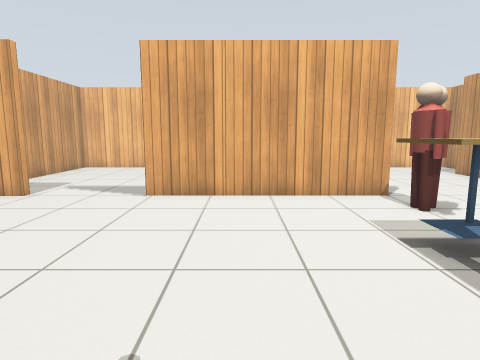
view 1 (above)

21 first-person views from a walk through a Gazebo world. The camera is 1 m above the floor, tilts 8° down and sees 75° across. The floor is counted in squares, 0.5 m on a side. Each view is taken from the middle of a square. On the plan, view 1 faces up. The plan holds only what a view shows up to about 18 squares ahead; the rest is blank. Gazebo's built-in surfaces are drawn with simple patterns. Some stock models are drawn as simple stand-ins.

view 2
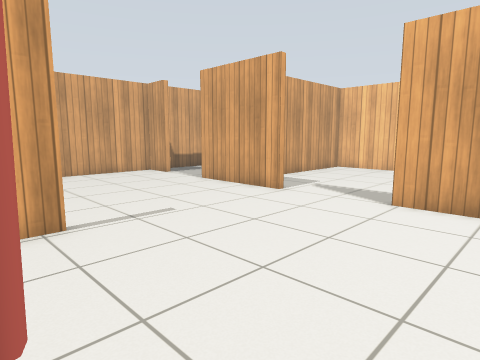

view 3
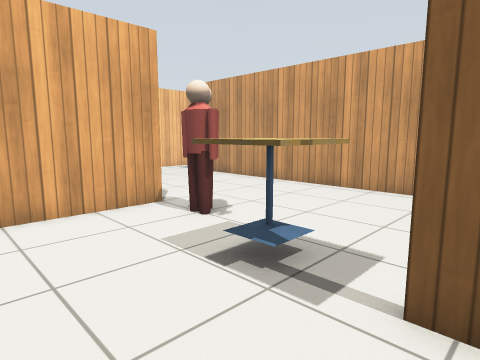

view 4
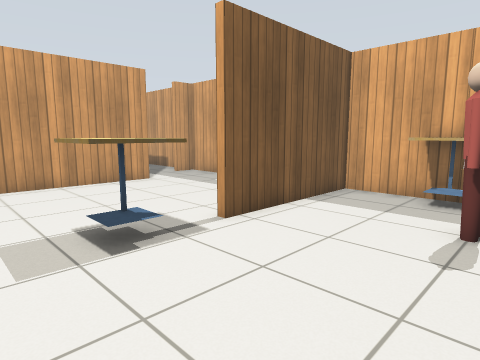

view 5
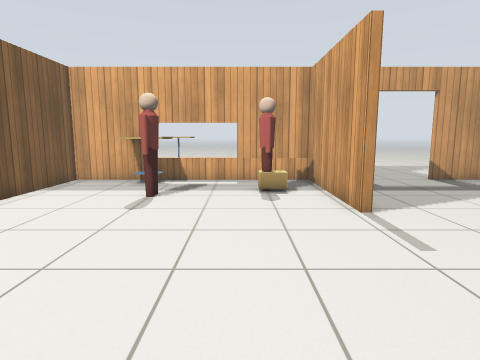

view 6
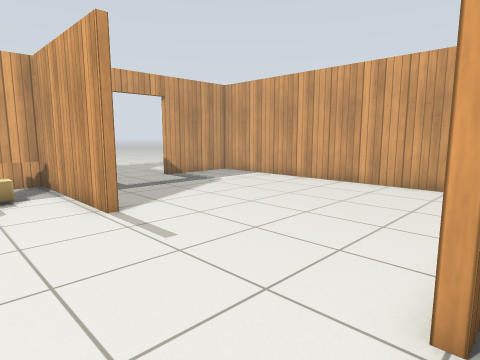

view 7
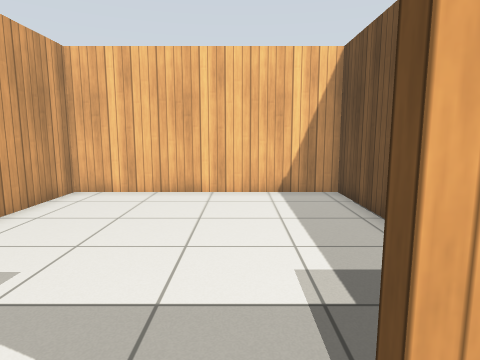

view 8
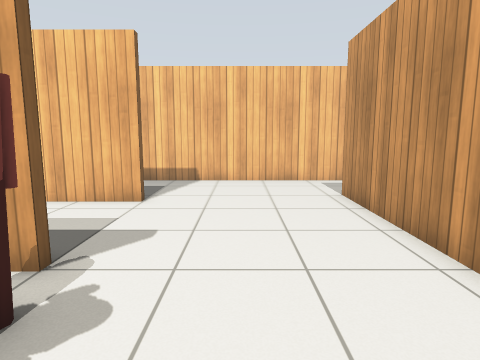

view 9
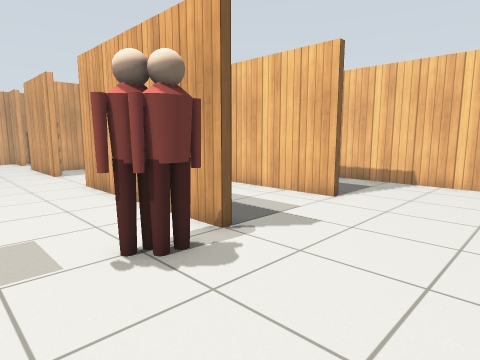

view 10
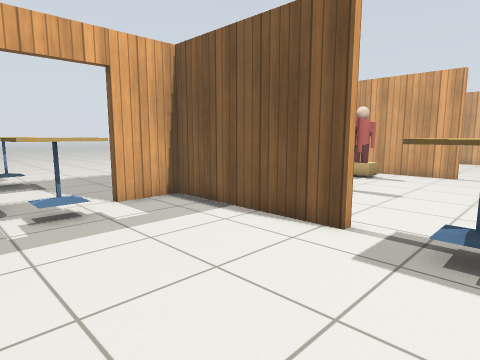

view 11
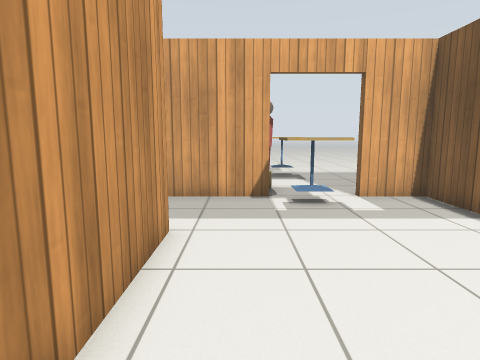

view 12
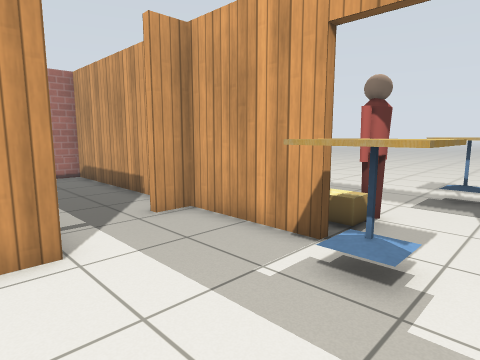

view 13
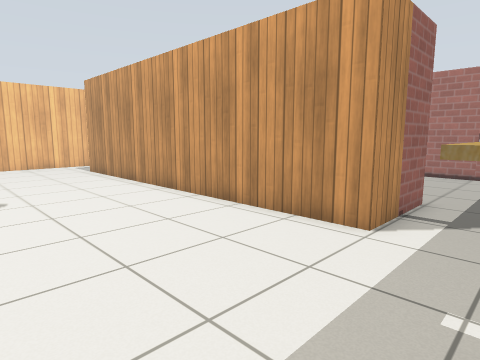

view 14
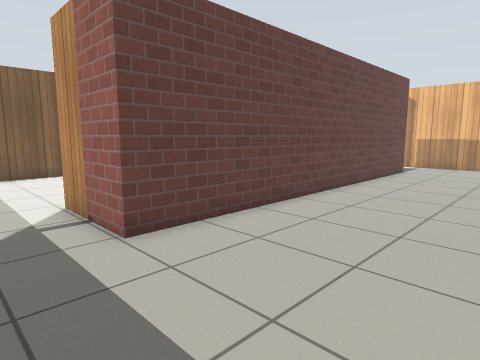

view 15
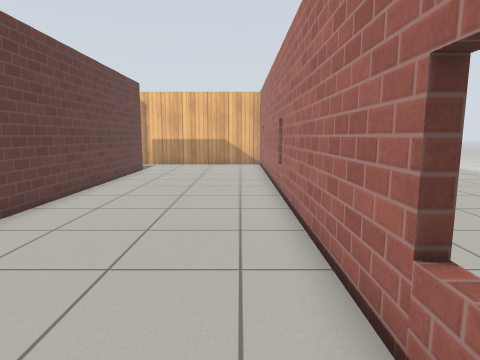

view 16
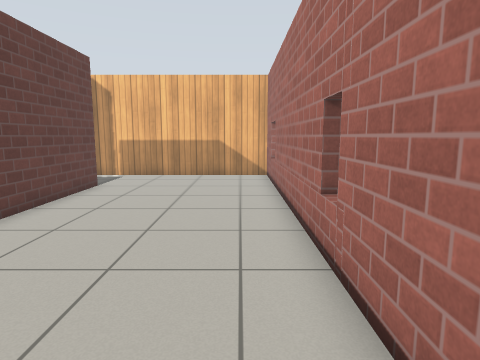

view 17
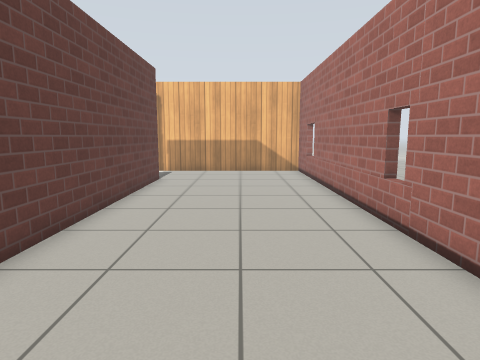

view 18
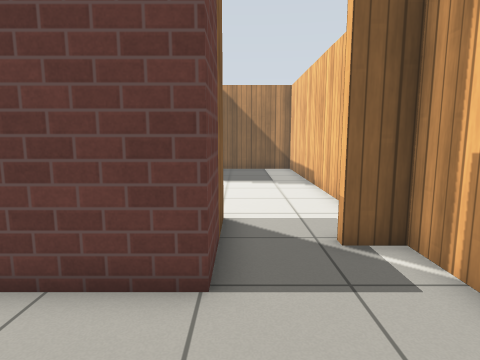

view 19
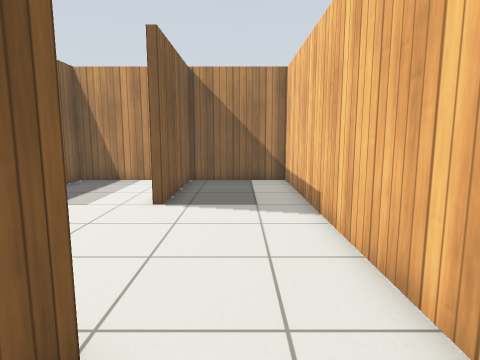

view 20
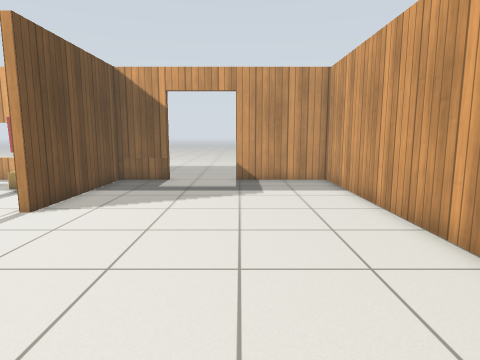

view 21
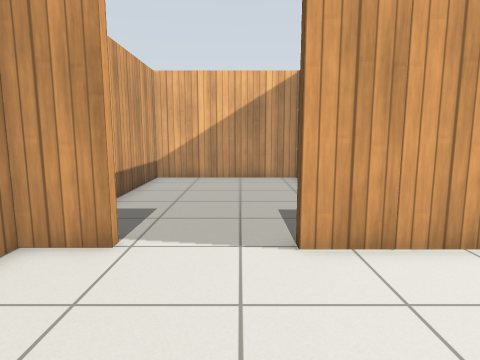

### Floor plan
Points are (right, up) in squares from view 1. A wall is a line through its corners. A room is listed if a view was taken in it or the views show most of it. See-through windows are left out.
Room 1 (views 1, 2, 3, 4, 7, 8, 9, 10, 11, 12, 13, 21)
walls: (3.8, 3) (3.8, -3.2) (6, -3.2); (5.1, 10.4) (-3.3, 10.4); (-7.2, 3) (-7.2, -3.2) (3.5, -3.2) (3.5, 3); (-0.2, 14) (-0.2, 10.7) (1.1, 10.7); (-7.2, 10.7) (-7.2, 10.4) (-11.9, 10.4); (5, 15.4) (0, 15.4); (9.4, -3.2) (13.2, -3.2) (13.2, -2.1) (13.6, -2.1); (-9.8, -3.2) (-7.5, -3.2) (-7.5, 3); (-15.3, 10.4) (-17, 10.4) (-17, -3.2) (-12.8, -3.2); (15.2, 0.6) (11.5, 0.6) (11.5, 16.6) (13.5, 16.6); (12.8, 20.1) (-0.2, 20.1) (-0.2, 15.7) (5, 15.7)
ways out: opening at (-5.5, 11) to room 2; opening at (14, 17.5) to room 3; opening at (16, -1) to room 3; opening at (-13.5, 11) to room 4; open door at (-11, -3); open door at (6, -3)
objects: person (-5, -1) to (-5, 0); cafe table (-1, -3) to (1, -2); person (-1, 0) to (-1, 1); cafe table (3, 5) to (5, 6); person (5, 8) to (5, 9); cafe table (7, -3) to (9, -2)
Room 2 (views 5, 6)
walls: (-0.5, 16.4) (-0.5, 20.1) (-9.9, 20.1) (-9.9, 14.1); (-9.9, 12.1) (-9.9, 11.2)
low walls: (-7.9, 10.7) (-7.2, 10.7)
ways out: opening at (-5.5, 11) to room 1
Room 3 (views 14, 15, 16, 17, 18, 19)
walls: (13.5, 16.6) (15.2, 16.6) (15.2, 0.6); (22.4, -0.5) (22.4, 20.1) (13.5, 20.1) (13.5, 18.9); (15.5, -3.2) (22.4, -3.2) (22.4, -2.1)
ways out: opening at (14, 17.5) to room 1; opening at (16, -1) to room 1
Room 4 (view 20)
walls: (-11.9, 10.4) (-11.9, 10.7); (-10.1, 20.1) (-17, 20.1) (-17, 14.9)
ways out: opening at (-13.5, 11) to room 1

Where each view was taken, in squares from view 1:
view 1: 0 up, 0 right, facing up
view 2: 1 up, 0 right, facing up-left
view 3: 2 up, 0 right, facing up-right
view 4: 8 up, 2 left, facing down-right
view 5: 11 up, 4 left, facing down
view 6: 11 up, 4 left, facing down-left
view 7: 9 up, 4 left, facing up
view 8: 6 up, 8 right, facing up
view 9: 6 up, 10 right, facing up-left
view 10: 6 up, 10 right, facing down-left
view 11: 7 up, 10 right, facing down
view 12: 2 up, 6 right, facing down-right
view 13: 2 down, 5 right, facing up-right
view 14: 2 down, 21 right, facing up-left
view 15: 2 down, 21 right, facing up
view 16: 4 up, 21 right, facing up
view 17: 2 up, 19 right, facing up
view 18: 17 up, 19 right, facing left
view 19: 18 up, 14 right, facing left
view 20: 11 up, 13 left, facing down
view 21: 5 up, 13 left, facing up
